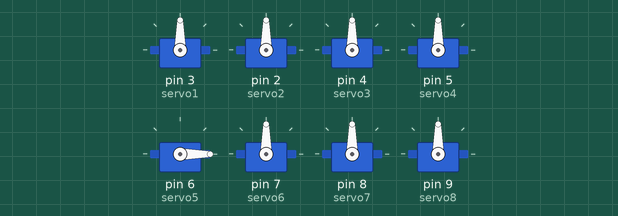
A sketch run on a simulated Arduino Uno, built with avr-gcc and run on an emulated ATmega328P. On the bench: 8 × servo.

Above: at 0.23 s.
At 0.91 s:
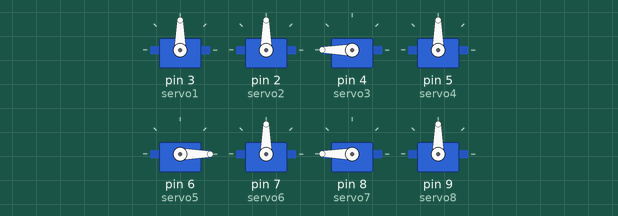
At 4.21 s:
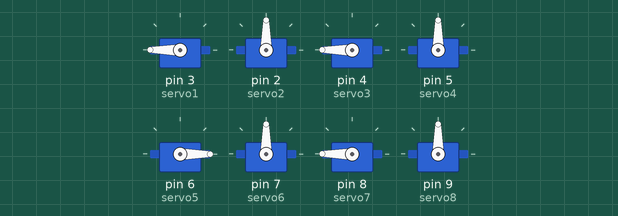
At 7.36 s:
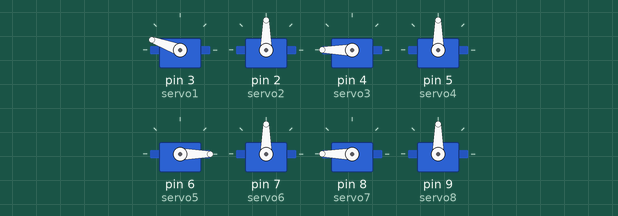
At 16.53 s:
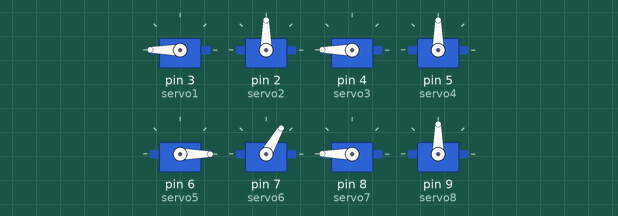
At 36.7 s:
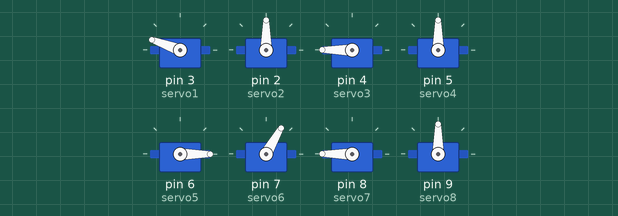
Timing chart, 0 to 40.0 s (numbered marks = the images above):
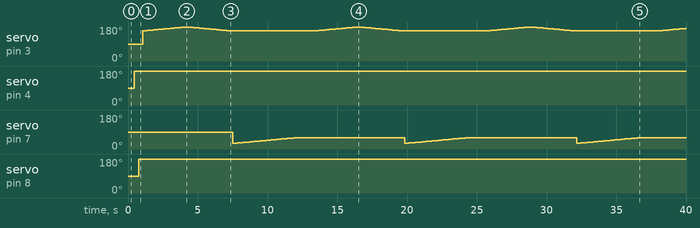

Measured:
- by itself, servo on pin 4 (servo3): 90° → 180° at 0.47 s
- by itself, servo on pin 7 (servo6): ramps from 30° to 60° and jumps back, once every 12.3 s
- by itself, servo on pin 8 (servo7): 90° → 180° at 0.77 s

The sketch:

Sweep.ino
```cpp
#include <Servo.h>

Servo servo1;//left lower ankle
Servo servo2;//left hip;
Servo servo3;//right thigh;
Servo servo4;//right hip;
Servo servo5;//right lower ankle
Servo servo6;//right knee
Servo servo7;//left thigh
Servo servo8;//right upankle

int pos = 0;    // variable to store the servo position

void setup() {
  servo1.attach(3);
  servo2.attach(2);
  servo3.attach(4);
  servo4.attach(5);
  servo5.attach(6);
  servo6.attach(7);
  servo7.attach(8);
  servo8.attach(9);// attaches the servo on pin 9 to the servo object
}
void loop()
{
  rightankle();
  delay(150);
  rightupankle();
  delay(150);
  rightthigh();
  delay(150);
  leftthigh();
  delay(150);
  leftankle();
  delay(150);
  rightknee();
  delay(150);

}

  //right ankle stability
  void rightankle(){
    for(pos=0;pos<=0;pos++)
    {
      servo5.write(pos);
      delay(15);
    }
  }
  //right hip movement
  void righthip()
  {
    for(pos=160;pos<=160;pos++)
    {
      servo4.write(pos);
      delay(15);
    }
  }

  //left hip stability point
  void lefthip()
  {
    for (pos = 45; pos <= 45; pos += 1) { // goes from 0 degrees to 180 degrees
      servo2.write(pos);              // tell servo to go to position in variable 'pos'
      delay(15);                       // waits 15ms for the servo to reach the position
    }
  }


  // left ankle stability point
  void leftankle()
  {
    for(pos=160;pos<=180;pos++)
    {
      servo1.write(pos);
      delay(150);
    }
    for (pos = 180; pos >= 160; pos -= 1) { // goes from 180 degrees to 0 degrees
      servo1.write(pos);// tell servo to go to position in variable 'pos'
      delay(150);                       // waits 15ms for the servo to reach the position
    }
  }
  // right thigh movement
  void rightthigh(){
    for(pos=200;pos<=200;pos++)
    {
      servo3.write(pos);
      delay(150);
    }
  }
  //right knee stability
  void rightknee(){
    for(pos=30;pos<=60;pos++)
    {
      servo6.write(pos);
      delay(150);
    }
  }
  //left thigh stability
  void leftthigh(){
    for(pos=360;pos<=360;pos++)
    {
      servo7.write(pos);
      delay(150);
    }

  }
  //upankle stability
  void rightupankle(){
    for(pos=90;pos<=90;pos++)
    {
      servo8.write(pos);
      delay(150);
    }
  }
```
